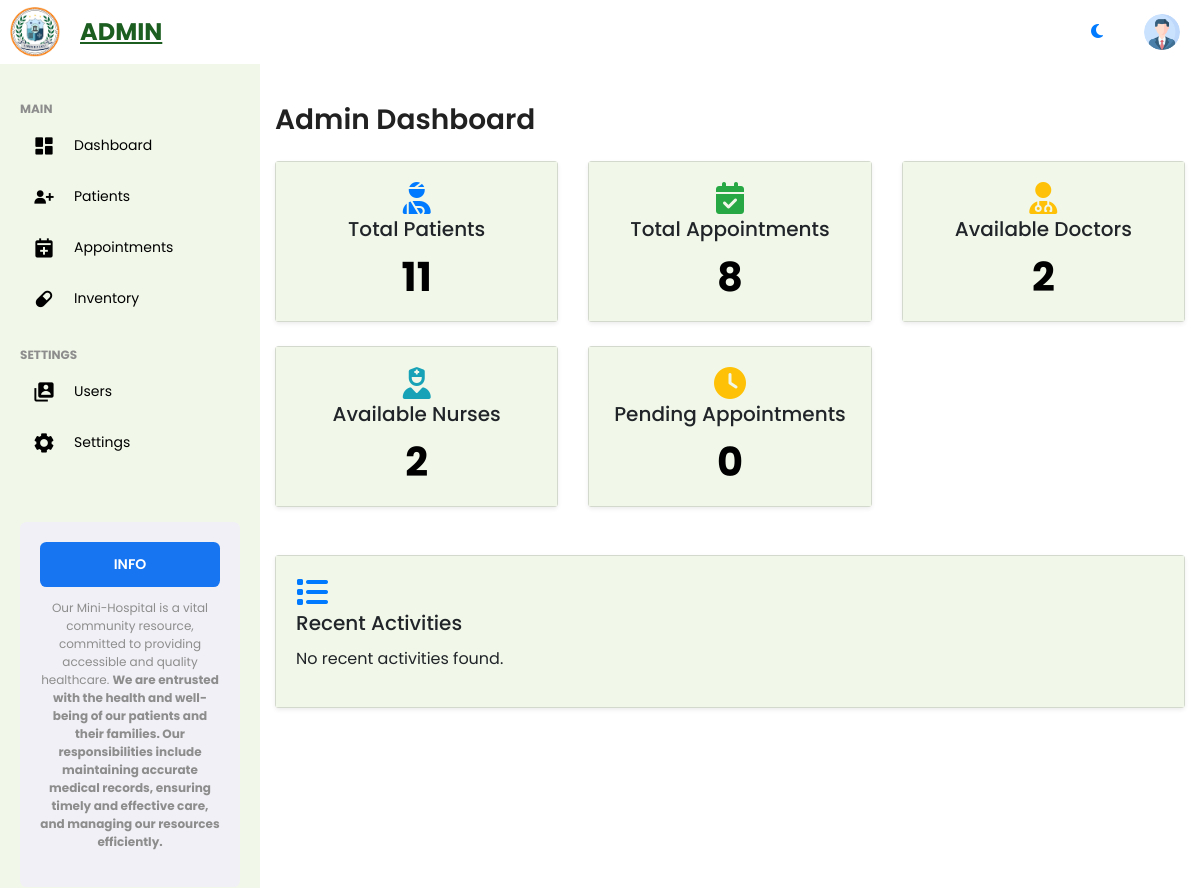
The page /admin/admin_dashboard.php on the database as committed earlier.
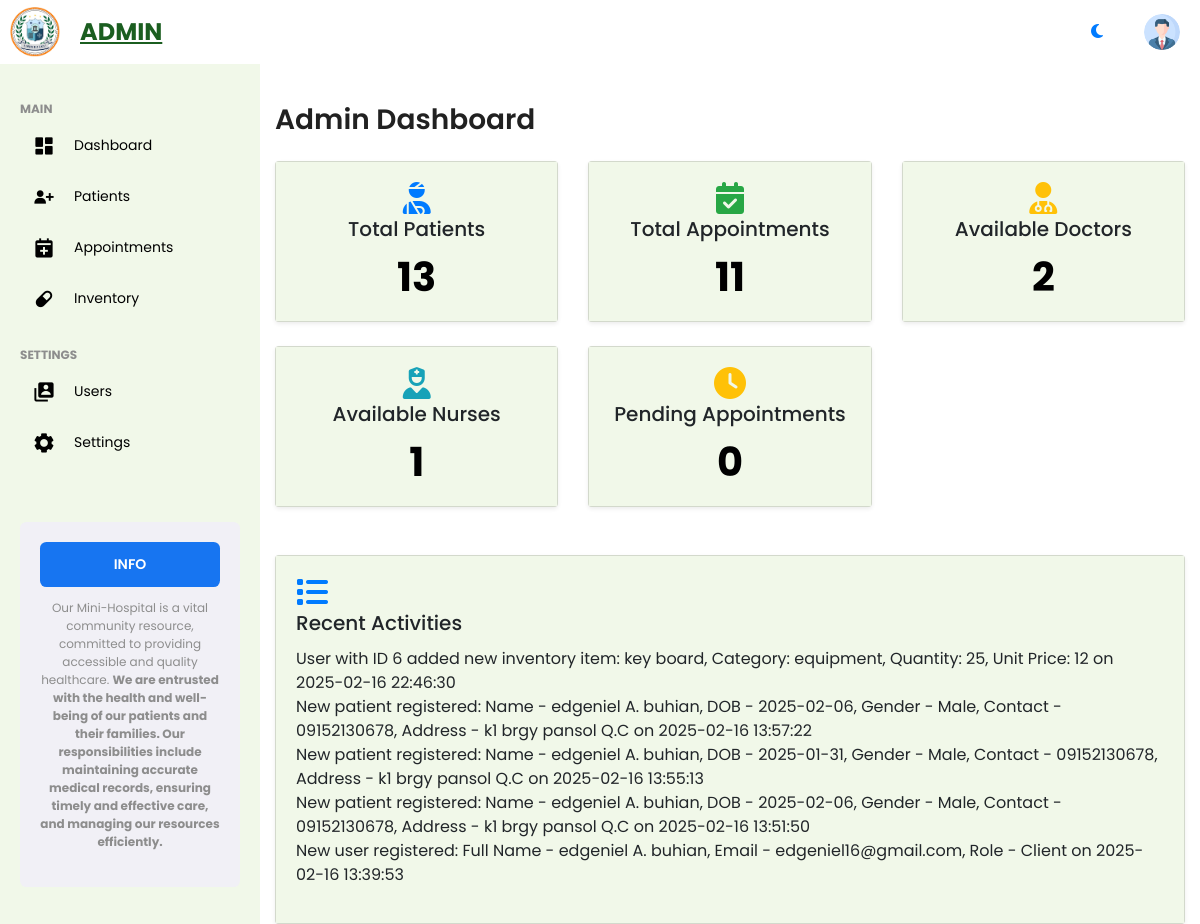
The same page on the database as committed later.
### tables this page shows
CREATE TABLE `logs` (
  `id` int(11) NOT NULL,
  `message` text NOT NULL,
  `created_at` timestamp NOT NULL DEFAULT current_timestamp()
);

### admin/admin_dashboard.php (the view, shortened to what this page needs)
<?php
include('../admin/assets/inc/header.php');
include('../admin/assets/inc/sidebar.php');
include('../admin/assets/inc/navbar.php');
$totalPatientsQuery = "SELECT COUNT(*) as total_patients FROM patients";
$totalPatientsResult = mysqli_query($conn, $totalPatientsQuery);
$totalPatients = mysqli_fetch_assoc($totalPatientsResult)['total_patients'];
$totalAppointmentsQuery = "SELECT COUNT(*) as total_appointments FROM appointments";
$totalAppointmentsResult = mysqli_query($conn, $totalAppointmentsQuery);
$totalAppointments = mysqli_fetch_assoc($totalAppointmentsResult)['total_appointments'];
$availableDoctorsQuery = "SELECT COUNT(*) as available_doctors FROM users WHERE role = 'doctor'";
$availableDoctorsResult = mysqli_query($conn, $availableDoctorsQuery);
$availableDoctors = mysqli_fetch_assoc($availableDoctorsResult)['available_doctors'];
$availableNursesQuery = "SELECT COUNT(*) as available_nurses FROM users WHERE role = 'nurse'";
$availableNursesResult = mysqli_query($conn, $availableNursesQuery);
$availableNurses = mysqli_fetch_assoc($availableNursesResult)['available_nurses'];
$pendingAppointmentsQuery = "SELECT COUNT(*) as pending_appointments FROM appointments WHERE status = 'Scheduled'";
$pendingAppointmentsResult = mysqli_query($conn, $pendingAppointmentsQuery);
$pendingAppointments = mysqli_fetch_assoc($pendingAppointmentsResult)['pending_appointments'];
$recentLogsQuery = "SELECT message, created_at FROM logs ORDER BY created_at DESC LIMIT 5";
$recentLogsResult = mysqli_query($conn, $recentLogsQuery);
$recentLogs = [];
while ($row = mysqli_fetch_assoc($recentLogsResult)) {
    $recentLogs[] = $row;
}
?>
<body>
    <div class="container mt-4">
        <h1 class="h3 mb-4">Admin Dashboard</h1>
        <div class="row g-4">
            <div class="col-12">
                <div class="row g-4">
                    <div class="col-sm-6 col-lg-4">
                        <div class="card shadow-sm text-center">
                            <div class="card-body">
                                <i class="fas fa-user-injured fa-2x text-primary"></i>
                                <h5 class="card-title">Total Patients</h5>
                                <p class="card-text display-6 fw-bold" id="total-patients"><?php echo $totalPatients; ?></p>
                            </div>
                        </div>
                    </div>
                    <div class="col-sm-6 col-lg-4">
                        <div class="card shadow-sm text-center">
                            <div class="card-body">
                                <i class="fas fa-calendar-check fa-2x text-success"></i>
                                <h5 class="card-title">Total Appointments</h5>
                                <p class="card-text display-6 fw-bold" id="total-appointments"><?php echo $totalAppointments; ?></p>
                            </div>
                        </div>
                    </div>
                    <div class="col-sm-6 col-lg-4">
                        <div class="card shadow-sm text-center">
                            <div class="card-body">
                                <i class="fas fa-user-md fa-2x text-warning"></i>
                                <h5 class="card-title">Available Doctors</h5>
                                <p class="card-text display-6 fw-bold" id="available-doctors"><?php echo $availableDoctors; ?></p>
                            </div>
                        </div>
                    </div>
                    <div class="col-sm-6 col-lg-4">
                        <div class="card shadow-sm text-center">
                            <div class="card-body">
                                <i class="fas fa-user-nurse fa-2x text-info"></i>
                                <h5 class="card-title">Available Nurses</h5>
                                <p class="card-text display-6 fw-bold" id="available-nurse"><?php echo $availableNurses; ?></p>
                            </div>
                        </div>
                    </div>
                    <div class="col-sm-6 col-lg-4">
                        <div class="card shadow-sm text-center">
                            <div class="card-body">
                                <i class="fas fa-clock fa-2x text-warning"></i>
                                <h5 class="card-title">Pending Appointments</h5>
                                <p class="card-text display-6 fw-bold" id="pending-appointments"><?php echo $pendingAppointments; ?></p>
                            </div>
                        </div>
                    </div>
                </div>
            </div>
        </div>
        <div class="row g-4 mt-4">
            <div class="col-12">
                <div class="card shadow-sm">
                    <div class="card-body">
                        <i class="fas fa-list fa-2x text-primary"></i>
                        <h5 class="card-title">Recent Activities</h5>
                        <ul class="list-unstyled" id="recent-activities">
                            <?php
                            if (!empty($recentLogs)) {
                                foreach ($recentLogs as $log) {
                                    echo "<li>" . htmlspecialchars($log['message']) . " on " . $log['created_at'] . "</li>";
                                }
                            } else {
                                echo "<li>No recent activities found.</li>";
                            }
                            ?>
                        </ul>
                    </div>
                </div>
            </div>
        </div>
    </div>
</body>
</html>

### admin/assets/inc/header.php (shortened to what this page needs)
<!DOCTYPE html>
<html lang="en">
<head>
    <link href='https://unpkg.com/boxicons@2.1.4/css/boxicons.min.css' rel='stylesheet'>
    <link href="https://cdn.jsdelivr.net/npm/bootstrap@5.3.3/dist/css/bootstrap.min.css" rel="stylesheet">
    <link href="https://cdn.datatables.net/v/bs5/jq-3.7.0/dt-2.1.6/datatables.min.css" rel="stylesheet">
    <link rel="stylesheet" href="https://cdn.jsdelivr.net/npm/bootstrap@4.6.2/dist/css/bootstrap.min.css">
    <link rel="stylesheet" href="https://cdnjs.cloudflare.com/ajax/libs/font-awesome/6.6.0/css/all.min.css">
    <link rel="stylesheet" href="https://cdn.jsdelivr.net/npm/bootstrap-icons@1.5.0/font/bootstrap-icons.css">
    <link rel="stylesheet" href="assets/css/user-style.css">
</head>
<body>

### admin/assets/inc/sidebar.php
<section id="sidebar">
    <a href="admin_dashboard.php" class="logo"><img src="./assets/image/logo.jpg" alt=""> <span>ADMIN</span></a>
    <ul class="side-menu">
        <li class="divider" data-text="main">Main</li>
        <li><a href="admin_dashboard.php" class="active"><i class='bx bxs-dashboard icon'></i>Dashboard</a></li>
        <li><a href="admin_patients.php"><i class='bx bxs-user-plus icon'></i>Patients</a></li>
        <li><a href="admin_appointment.php"><i class='bx bxs-calendar-plus icon'></i>Appointments</a></li>
        <li><a href="admin_inventory.php"><i class='bx bxs-capsule icon'></i>Inventory</a></li>
        <li class="divider" data-text="settings">Settings</li>
        <li><a href="admin_users.php"><i class='bx bxs-user-account icon'></i>  Users</a></li>
        <li><a href="admin_settings.php"><i class='bx bxs-cog icon'></i>Settings</a></li>
    </ul>
    <div class="ads">
        <div class="wrapper">
            <a href="#" class="btn-upgrade">INFO</a>
            <p>Our Mini-Hospital is a vital community resource, committed to providing accessible and quality healthcare.  <span>We are entrusted with the health and well-being of our patients and their families. Our responsibilities include maintaining accurate medical records, ensuring timely and effective care, and managing our resources efficiently. </span></p>
        </div>
    </div>
</section>

### admin/assets/inc/navbar.php (shortened to what this page needs)
<section id="topbar">
    <nav>
        <li class="nav-item">
            <button id="darkModeToggle" class="btn btn-link">
                <i class="fas fa-moon"></i>
            </button>
        </li>
        <div class="profile">
            <img src="./assets/image/profile.png" alt="">
        </div>
    </nav>

### admin/assets/css/user-style.css (style rules this page uses)
* { font-family: 'poppins', sans-serif; margin: 0; padding: 0; box-sizing: border-box; }
:root { --text: #212121; --background: #fff; --primary: #1b5e20; --secondary: #43a047; --accent: #00897b; --gray: #f1f0f6; --dark-gray: #8d8d8d; --light: #fff; --dark: #000; --green: #81d43a; --light-green: #81d43a; --blue: #1775f1; --light-blue: #d0e4ff; --dark-blue: #0c5fcd; --red: #fc3b56; --color-1: #bee9e8; --color-2: #62b6cb; --color-3: #1b4965; --color-4: #f1f8e9; --color-5: #c5e1a5; --color-primary: #7380ec; --color-danger: #ff7782; --color-success: #41f1b6; --color-warning: #ffbb55; --color-white: #fff; --color-info_dark: #7d8da1; --color-info_light: #dce1eb; --color-dark: #363949; --color-light: rgba(132, 139, 200, 0.18); --color-primary-variety: #111e88; --color-dark-variety: #677483; --color-background: #f6f6f9; --card_border_radius: 2rem; --border_radius-1: 0.4rem; --border_radius-2: 0.8rem; --border_radius-3: 1.2rem; --card-padding: 1.8rem; --padding: 1.2rem; --box-shadow: 0 2rem 3rem var(--color-light); }
html { overflow-x: hidden; }
body { background: var(--background); color: var(--text); display: flex; flex-direction: column; min-height: 100vh; }
a { text-decoration: none; }
li { list-style: none; }
#sidebar { position: fixed; max-width: 260px; width: 100%; background: var(--color-4); top: 0; left: 0; height: 100%; overflow-y: auto; scrollbar-width: none; transition: all .3s ease; z-index: 200; }
#sidebar .logo { font-size: 24px; display: flex; align-items: center; height: 64px; font-weight: 700; color: var(--primary); position: sticky; top: 0; left: 0; z-index: 100; background: var(--light); transition: all .3s ease; padding: 0 10px; white-space: nowrap; }
#sidebar .logo img { width: 50px; height: 50px; }
#sidebar .logo span { padding-left: 20px; }
#sidebar .icon { font-size: 23px; min-width: 48px; display: flex; justify-content: center; align-items: center; margin-right: 6px; }
#sidebar .side-menu { margin: 36px 0; padding: 0 20px; transition: all .3s ease; }
#sidebar .side-menu a { display: flex; align-items: center; font-size: 14px; color: var(--dark); padding: 12px 16px 12px 0; transition: all .3s ease; border-radius: var(--border_radius-1); margin: 4px 0; white-space: nowrap; }
#sidebar .divider { margin-top: 24px; font-size: 12px; text-transform: uppercase; font-weight: 700; color: var(--dark-gray); transition: all .3s ease; white-space: nowrap; }
#sidebar .ads { width: 100%; padding: 20px; }
#sidebar .ads .wrapper { background: var(--gray); padding: 20px; border-radius: var(--border_radius-1); }
#sidebar .btn-upgrade { font-size: 14px; display: flex; justify-content: center; align-items: center; padding: 12px 0; color: var(--light); background: var(--blue); transition: all .3s ease; border-radius: var(--border_radius-1); font-weight: 600; margin-bottom: 12px; }
#sidebar .ads .wrapper p { font-size: 12px; color: var(--dark-gray); text-align: center; }
#sidebar .ads .wrapper p span { font-weight: 700; }
#topbar { position: relative; width: calc(100% - 260px); left: 260px; transition: all .3s ease; }
nav { background: var(--light); height: 64px; padding: 0 20px; display: flex; align-items: center; grid-gap: 28px; position: sticky; top: 0; left: 0; z-index: 100; }
nav .profile { position: relative; }
nav .profile img { width: 36px; height: 36px; border-radius: 50%; object-fit: cover; cursor: pointer; }
.container { position: relative; }
.container h1 { margin-top: 15px; font-size: 28px; font-weight: 600; color: var(--text); }
.card { background: var(--color-4); }
.card p { color: var(--dark); }
.card-body { background: var(--color-4); }
.card, .accordion { width: 100%; max-width: none; }
.container { display: flex; flex-direction: column; min-height: 100vh; }

Rows that differ between the two databases and show on the page:
added logs: message "User with ID 6 added new inventory item: key board, Category: equipment, Quantity: 25, Unit Price: 12", created_at "2025-02-16 22:46:30"
added logs: message "New patient registered: Name - edgeniel A. buhian, DOB - 2025-02-06, Gender - Male, Contact - 09152130678, Address - k1 brgy pansol Q.C", created_at "2025-02-16 13:57:22"
added logs: message "New patient registered: Name - edgeniel A. buhian, DOB - 2025-01-31, Gender - Male, Contact - 09152130678, Address - k1 brgy pansol Q.C", created_at "2025-02-16 13:55:13"
added logs: message "New patient registered: Name - edgeniel A. buhian, DOB - 2025-02-06, Gender - Male, Contact - 09152130678, Address - k1 brgy pansol Q.C", created_at "2025-02-16 13:51:50"
added logs: message "New user registered: Full Name - edgeniel A. buhian, Email - edgeniel16@gmail.com, Role - Client", created_at "2025-02-16 13:39:53"
Other text that changed with them:
$totalPatients: "11" → "13"
$totalAppointments: "8" → "11"
$availableNurses: "2" → "1"
text no longer shown: "No recent activities found."
